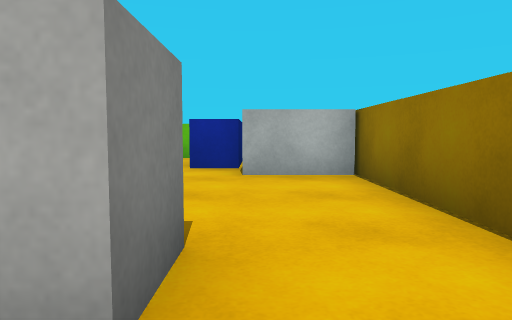
View 1 (above)

15 first-person views from a walk through a 3-D level made in the Unity game engine. The camera is 0.62 m above the floor, tilts 4° down and sees 70° across. The floor is counted in squares, 1 m on a side. Each view is taken from the middle of a square. On the plan, view 1 faces up. The plan holds only what a view shows up to about 10 squares ahead; the rest is blank. The place goes on beyond the plan. The player character is not drawn. Surface patterns are stand-ins for the level's own textures.

View 2
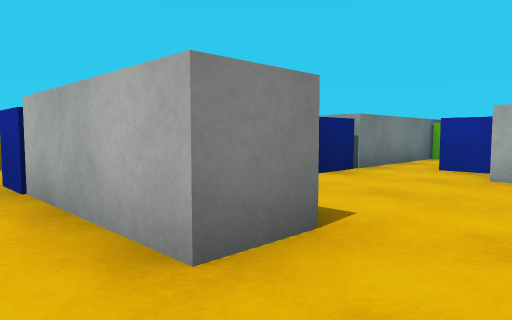

View 3
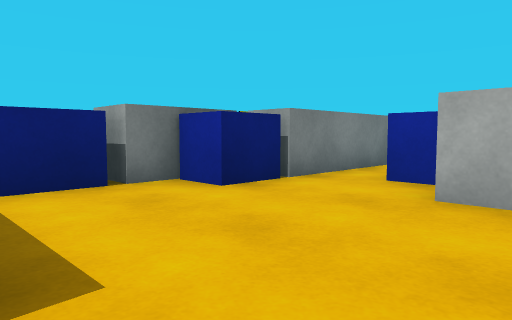

View 4
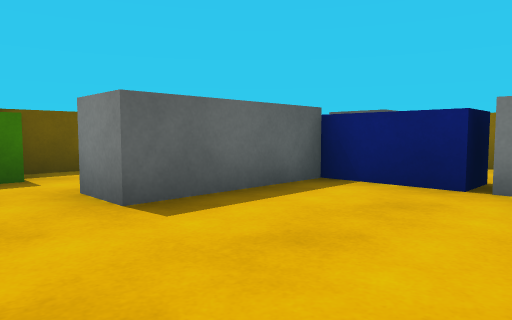

View 5
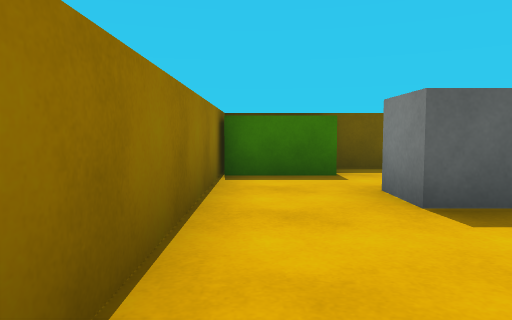

View 6
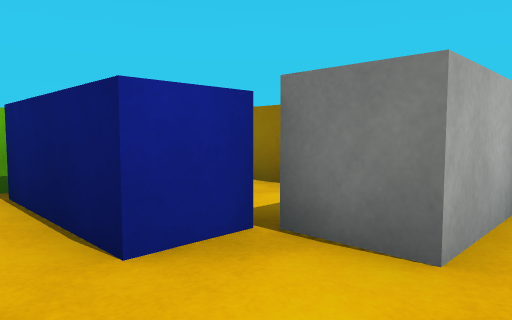

View 7
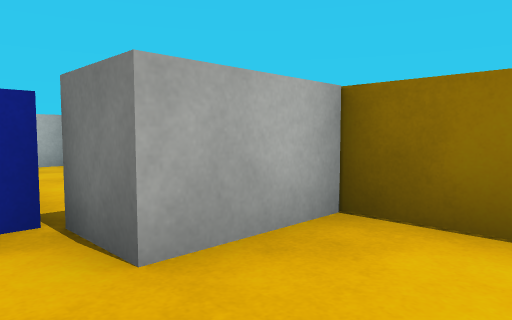

View 8
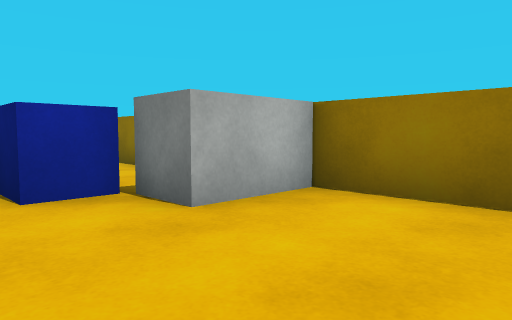

View 9
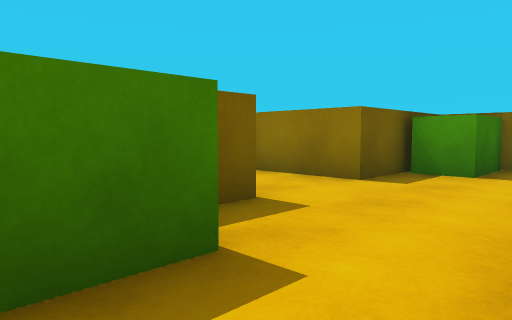

View 10
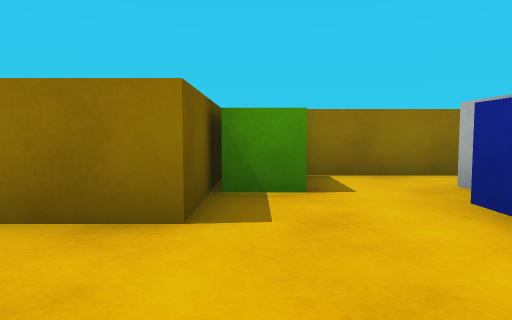

View 11
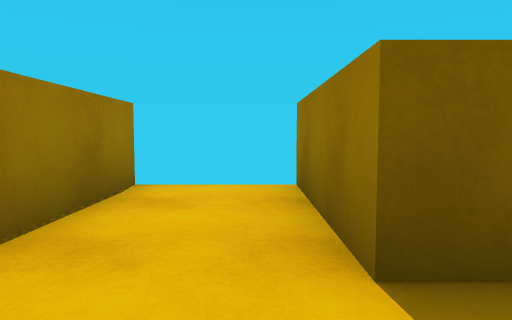

View 12
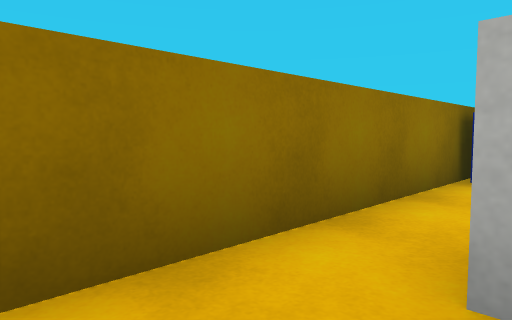

View 13
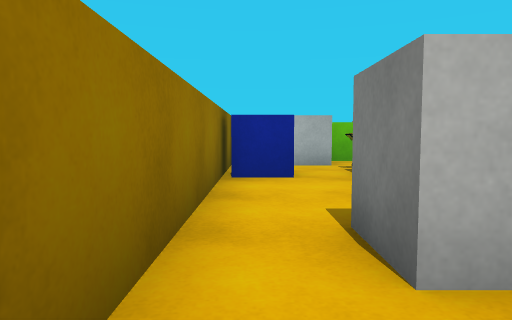

View 14
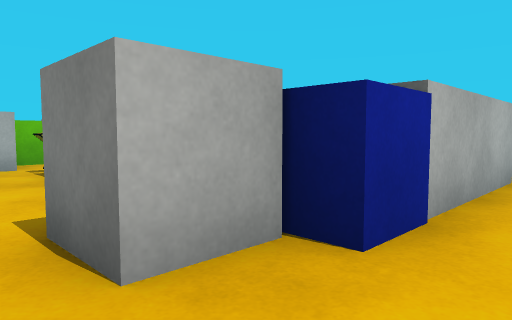

View 15
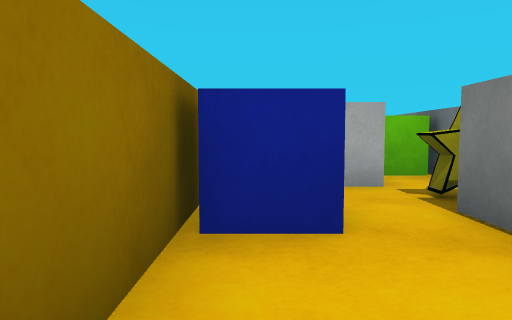

### Floor plan
Points are (right, up) in squares from view 1. A wall is a line through its corners. A room is listed if a view was taken in it or the views show most of it. See-through windows are left out.
Room 1 (views 1, 2, 3, 9, 10)
walls: (-0.4, 2) (-0.4, 1) (-1.6, 1); (-1.5, -1.5) (-0.4, -1.5); (1.6, -1.5) (1.6, 2.4)
ways out: opening at (0.5, 1.5) to room 2; opening at (-1, -0.5) to room 3
objects: green block (0, -1) to (1, -1)
Room 2 (views 4, 5, 6, 7, 8)
walls: (-2.4, 9.2) (-2.4, 6); (1.6, 8) (1.6, 10.9); (-3.5, 3.9) (-3.5, 0.9); (1.6, 2.4) (1.6, 5.8); (-3.4, 2) (-0.4, 2)
ways out: opening at (0.5, 1.5) to room 1
objects: blue block (-3, 5); green block (-2, 10) to (-1, 10); blue block (-1, 7) to (0, 9); block (0, 6) to (1, 7); block (0, 12) to (1, 12)
Room 3 (view 11)
walls: (-4.5, -1.5) (-3.5, -1.5) (-3.5, -4.5); (-1.5, -4.5) (-1.5, -2); (-1.6, 1) (-4.3, 1)
ways out: opening at (-1, -0.5) to room 1; opening at (-4, -0.5) to room 4
Room 4 (views 12, 13, 14, 15)
walls: (-6.5, 7.5) (-6.5, -0.5); (-4.4, 3.8) (-3.2, 3.8); (-3.2, 8.1) (-3.2, 8.9); (-4.3, 1) (-4.3, 1.6); (-6.4, -1.5) (-4.5, -1.5)
ways out: opening at (-4, -0.5) to room 3
objects: green block (-6, -1) to (-5, -1); blue cube (-6, 6); block (-6, 8) to (-5, 8); cube (-5, 2); block (-4, 5); star (-4, 6); green cube (-4, 9)

Where each view was taken, in squares from view 1:
view 1: 0 up, 0 right, facing up
view 2: 0 up, 1 right, facing up-left
view 3: 2 up, 1 right, facing up-left
view 4: 5 up, 1 right, facing down-left
view 5: 5 up, 1 right, facing down
view 6: 5 up, 2 left, facing up-right
view 7: 4 up, 1 left, facing up-right
view 8: 3 up, 2 left, facing up-right
view 9: 1 up, 1 right, facing down-left
view 10: 1 down, 1 left, facing left
view 11: 0 up, 3 left, facing down
view 12: 0 up, 5 left, facing up-left
view 13: 0 up, 6 left, facing up
view 14: 0 up, 6 left, facing up-right
view 15: 3 up, 6 left, facing up
